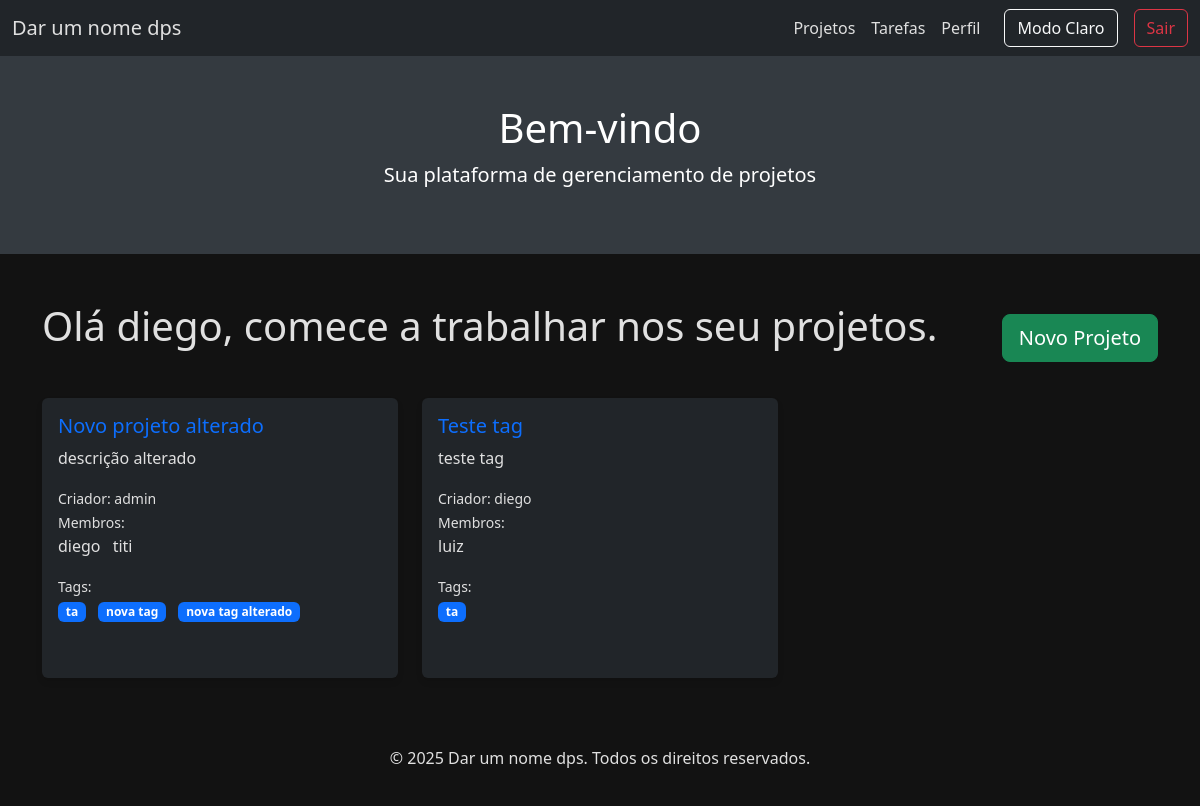
/ (signed in), run on the app's committed database.
### controle_tarefa/models.py (models this page shows, shortened)
class Projeto(models.Model):
    nome = models.CharField(max_length=200)
    descricao = models.TextField(blank=True, null=True)
    criador = models.ForeignKey(User, on_delete=models.CASCADE, related_name='projetos_criados')
    membros = models.ManyToManyField(User, related_name='projetos', blank=True)
    data_criacao = models.DateTimeField(auto_now_add=True)
    tags = models.ManyToManyField(Tag, related_name='projetos', blank=True)

class Tag(models.Model):
    nome = models.CharField(max_length=50, unique=True)

### controle_tarefa/views.py (the view)
# urls.py: path('', views.projetos, name='projetos'),
@login_required(login_url='/auth/login')
def projetos(request):
    usuario_logado = request.user
    projetos_do_usuario = Projeto.objects.filter(criador=usuario_logado) | Projeto.objects.filter(membros=usuario_logado)
    projetos_do_usuario = projetos_do_usuario.distinct()
    template = loader.get_template('projetos.html')
    return HttpResponse(template.render({'user': usuario_logado, 'projetos_do_usuario': projetos_do_usuario}))

### controle_tarefa/templates/projetos.html (shortened to what this page needs)
{% extends 'base.html' %}
{% block content %}
<header class="text-white text-center py-5" style="background-color: #343a40;">
    <div class="container">
        <h1>Bem-vindo</h1>
        <p class="lead">Sua plataforma de gerenciamento de projetos</p>
    </div>
</header>
<div class="container my-5">
    <div class="d-flex justify-content-between align-items-center mb-4">
        <h1 class="mb-4">Olá {{ user.username }}, comece a trabalhar nos seu projetos.</h1>
        <a href="{% url 'projeto_adicionar' %}" class="btn btn-success btn-lg">
             Novo Projeto
        </a>
    </div>
    <div class="row gy-4">
        {% for projeto in projetos_do_usuario %}
        <div class="col-md-4">
            <div class="card h-100">
                <div class="card-body">
                    <h5 class="card-title">
                        <a href="{% url 'projeto_detalhes' projeto.id %}" class="text-decoration-none">{{ projeto.nome }}</a>
                    </h5>
                    <p class="card-text">{{ projeto.descricao }}</p>
                    <div>
                        <small>Criador: {{ projeto.criador.username }}</small>
                        <br>
                        <small>Membros:</small>
                        <ul class="list-inline">
                            {% for membro in projeto.membros.all %}
                            <li class="list-inline-item">{{ membro.username }}</li>
                            {% endfor %}
                        </ul>
                        <small>Tags:</small>
                        <ul class="list-inline">
                            {% for tag in projeto.tags.all %}
                            <li class="list-inline-item badge bg-primary">{{ tag.nome }}</li>
                            {% endfor %}
                        </ul>
                    </div>
                </div>
            </div>
        </div>
        {% endfor %}
    </div>
</div>
{% endblock %}

### staticfiles/styles.css (style rules this page uses)
:root { --bg-color-dark: #121212; --text-color-dark: #e0e0e0; --navbar-color-dark: #212529; --card-bg-color-dark: #212529; --bg-color-light: #f8f9fa; --text-color-light: #212529; --navbar-color-light: #e9ecef; --card-bg-color-light: #ffffff; }
body { background-color: var(--bg-color-dark); color: var(--text-color-dark); transition: background-color 0.3s, color 0.3s; }
.card { background-color: var(--card-bg-color-dark); border: none; box-shadow: 0 4px 6px rgba(0, 0, 0, 0.1); margin-bottom: 1.5rem; color: var(--text-color-dark); }

### data on the page
Projeto: nome "Novo projeto alterado", descricao "descrição alterado", criador.username "admin"
Tag: nome "ta"
Tag: nome "nova tag"
Tag: nome "nova tag alterado"
Projeto: nome "Teste tag", descricao "teste tag", criador.username "diego"

### other printed values
{{ user.username }} "diego"
{{ membro.username }} "diego"
{{ membro.username }} "titi"
{{ membro.username }} "luiz"
